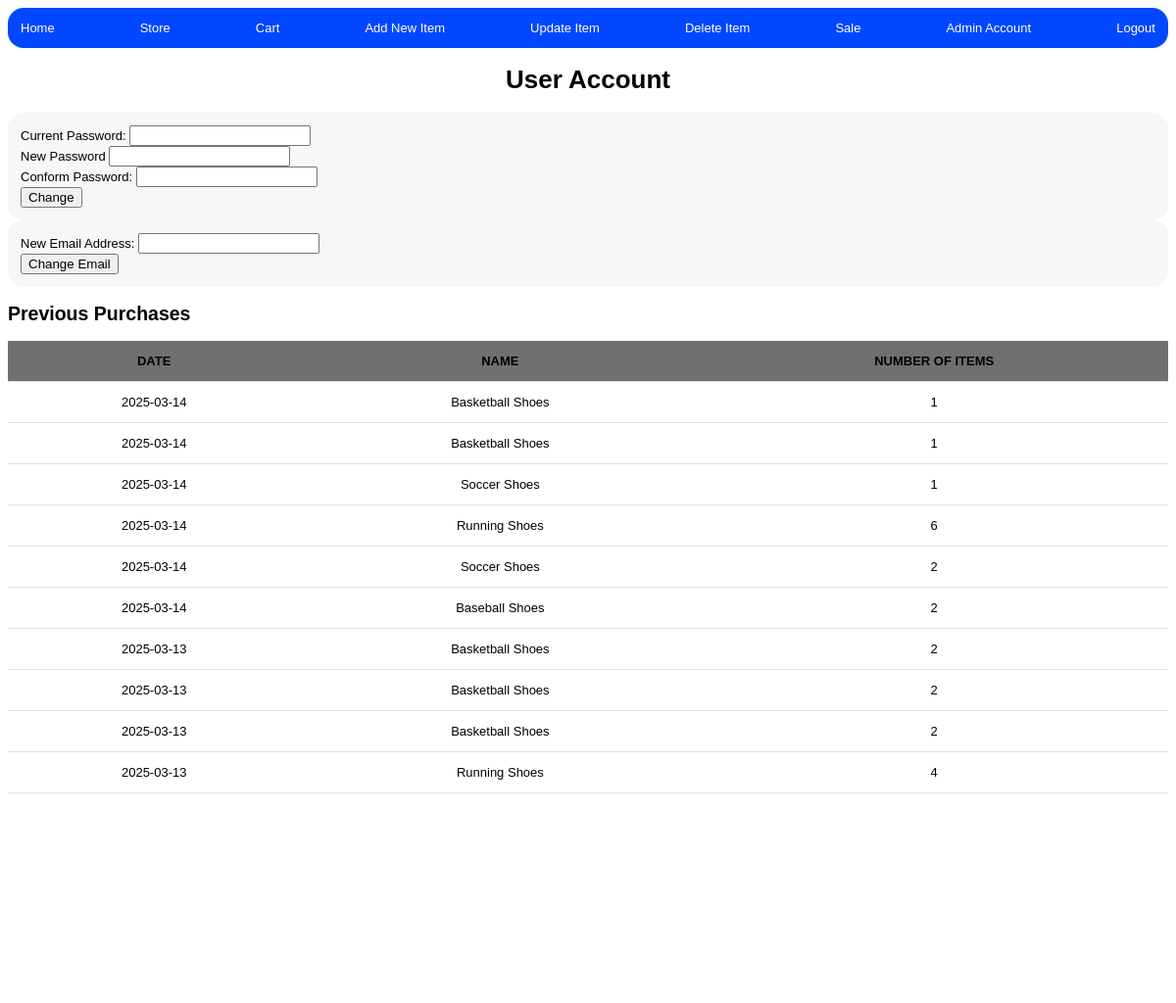
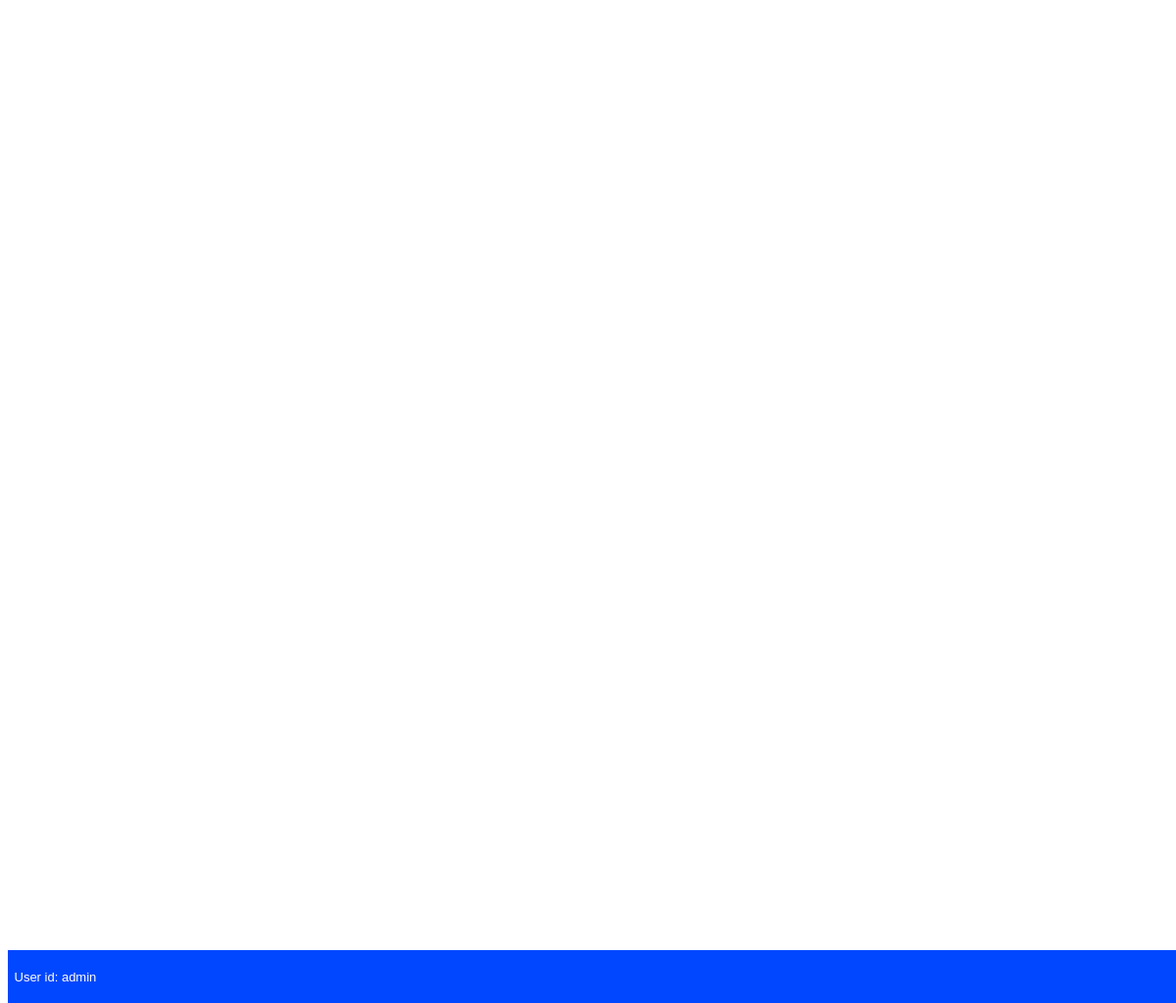
The app's page /account (signed in) with its own data (2 pictures, top to bottom).
### tables this page shows
CREATE TABLE prev_purchases
(
    user_id TEXT NOT NULL,
    time DATE NOT NULL,
    name TEXT NOT NULL,
    num_of_items INTEGER NOT NULL

);

### app.py (the view)
@app.route("/account")
@login_required
def account():
    prev_purchases = None
    change_password_form = ChangePasswordForm()
    change_email_form = ChangeEmailForm()
    db= get_db()
    prev_purchases = db.execute("""SELECT *
                                FROM prev_purchases
                                WHERE user_id = ?
                                ORDER BY time DESC;""", (g.user_id, )).fetchall()
    return render_template("user_acc.html", title="User Account", form=change_password_form, form2=change_email_form, prev_purchases=prev_purchases)

### forms.py
class ChangePasswordForm(FlaskForm):
    check_password = PasswordField("Current Password:",
                                   validators=[InputRequired()])
    new_password = PasswordField("New Password",
                                 validators=[InputRequired(), length(min=8)])
    new_password2 = PasswordField("Conform Password:",
                                  validators=[InputRequired(), EqualTo("new_password")])
    submit = SubmitField("Change")

class ChangeEmailForm(FlaskForm):
    change_email = StringField("New Email Address:",
                               validators=[InputRequired()])
    submit = SubmitField("Change Email")

### app.py (called while the page is built)
@app.before_request
def load_logged_in_user():
    g.user_id = session.get("user_id", None)

@app.before_request
def is_admin():
    if g.user_id == "admin":
        g.is_admin = True

def login_required(view):
    @wraps(view)
    def wrapped_view(*args, **kwargs):
        if g.user_id is None:
            return redirect(url_for("login", next=request.url))
        return view(*args, **kwargs)
    return wrapped_view

### database.py (called while the page is built)
def get_db():
    if "db" not in g:
        g.db = sqlite3.connect(DATABASE,
                               detect_types=sqlite3.PARSE_DECLTYPES
                               )
        g.db.row_factory = sqlite3.Row
    return g.db

### templates/user_acc.html (shortened to what this page needs)
{% extends "base.html" %}
{% block main_content %}
    <div class="user_account">
        <form action="{{url_for('change_password')}}" method="post" novalidate>
            {{ form.check_password.label }}
            {{ form.check_password() }}
            <br />
            {{ form.new_password.label }}
            {{ form.new_password() }}
            <br />
            {{ form.new_password2.label }}
            {{ form.new_password2()}}
            <br />
            {{ form.submit()}}
        </form>
    </div>
    <div class="user_account">
        <form action="{{url_for('change_email')}}" method="post" novalidate>
            {{ form2.change_email.label }}
            {{ form2.change_email() }}
            <br />
            {{ form2.submit() }}
        </form>
    </div>
    <h2>Previous Purchases</h2>
    {% if prev_purchases %}
    <div class="table-container">
        <table>
            <tr>
                <th scope="col">DATE</th>
                <th scope="col">NAME</th>
                <th scope="col">NUMBER OF ITEMS</th>
            </tr>
            {% for item in prev_purchases %}
                <tr>
                    <td>{{item["time"]}}</td>
                    <td>{{item["name"]}}</td>
                    <td>{{item["num_of_items"]}}</td>
                </tr>
            {% endfor %}
        </table>
    </div>
    {% else %}
        <p>There are no previous purchases</p>
    {% endif %}
{% endblock %}

### static/styles.css (style rules this page uses)
* { font-family: Echotopia, Arial, Helvetica, sans-serif; }
html { --main-color: #707070; --main-bgcolor: #E0E0E0; --second-bgcolor: #FFFFFF; --second-color: #0047FF; }
html { display:flex; flex-direction: column; flex-wrap: wrap; background-color: var(--second-bgcolor); font-size: small; row-gap: normal; column-gap: normal; justify-content: space-evenly; }
.user_account { display: flex; flex-direction: row; padding: 1em; border-radius: 16px; background-color: #F7F7F7; }
table { width: 100%; border-collapse: collapse; margin-bottom: 5em; }
th, td { padding: 1em; border-bottom: 1px solid var(--main-bgcolor); text-align: center; }
th { background-color: var(--main-color); position: sticky; top: 0; }

### records on screen
prev_purchases: time "2025-03-14", name "Basketball Shoes", num_of_items "1"
prev_purchases: time "2025-03-14", name "Basketball Shoes", num_of_items "1"
prev_purchases: time "2025-03-14", name "Soccer Shoes", num_of_items "1"
prev_purchases: time "2025-03-14", name "Running Shoes", num_of_items "6"
prev_purchases: time "2025-03-14", name "Soccer Shoes", num_of_items "2"
prev_purchases: time "2025-03-14", name "Baseball Shoes", num_of_items "2"
prev_purchases: time "2025-03-13", name "Basketball Shoes", num_of_items "2"
prev_purchases: time "2025-03-13", name "Basketball Shoes", num_of_items "2"
prev_purchases: time "2025-03-13", name "Basketball Shoes", num_of_items "2"
prev_purchases: time "2025-03-13", name "Running Shoes", num_of_items "4"

### other values on screen
{{ title }} "User Account"
{{ g.user_id }} "admin"
